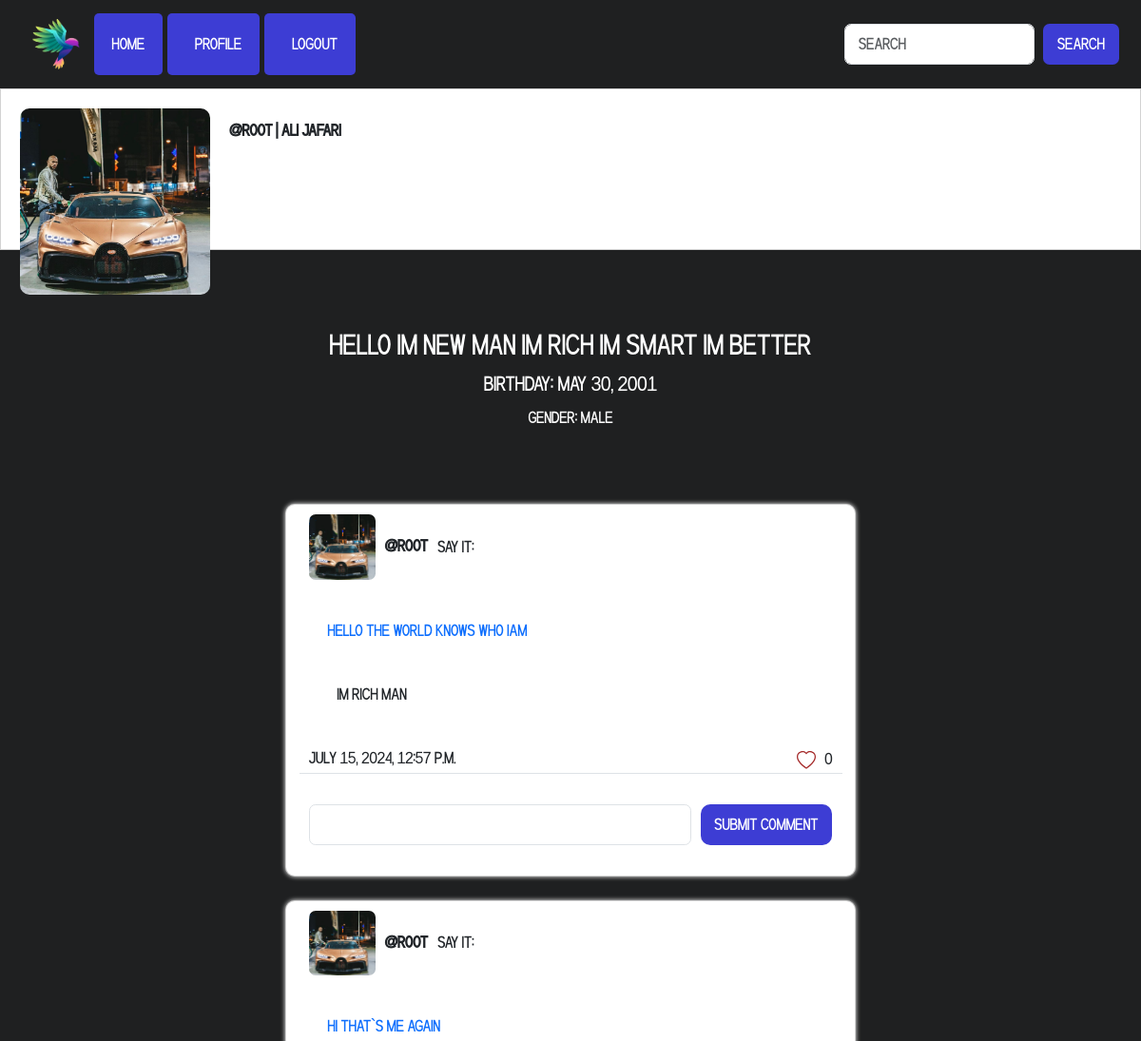
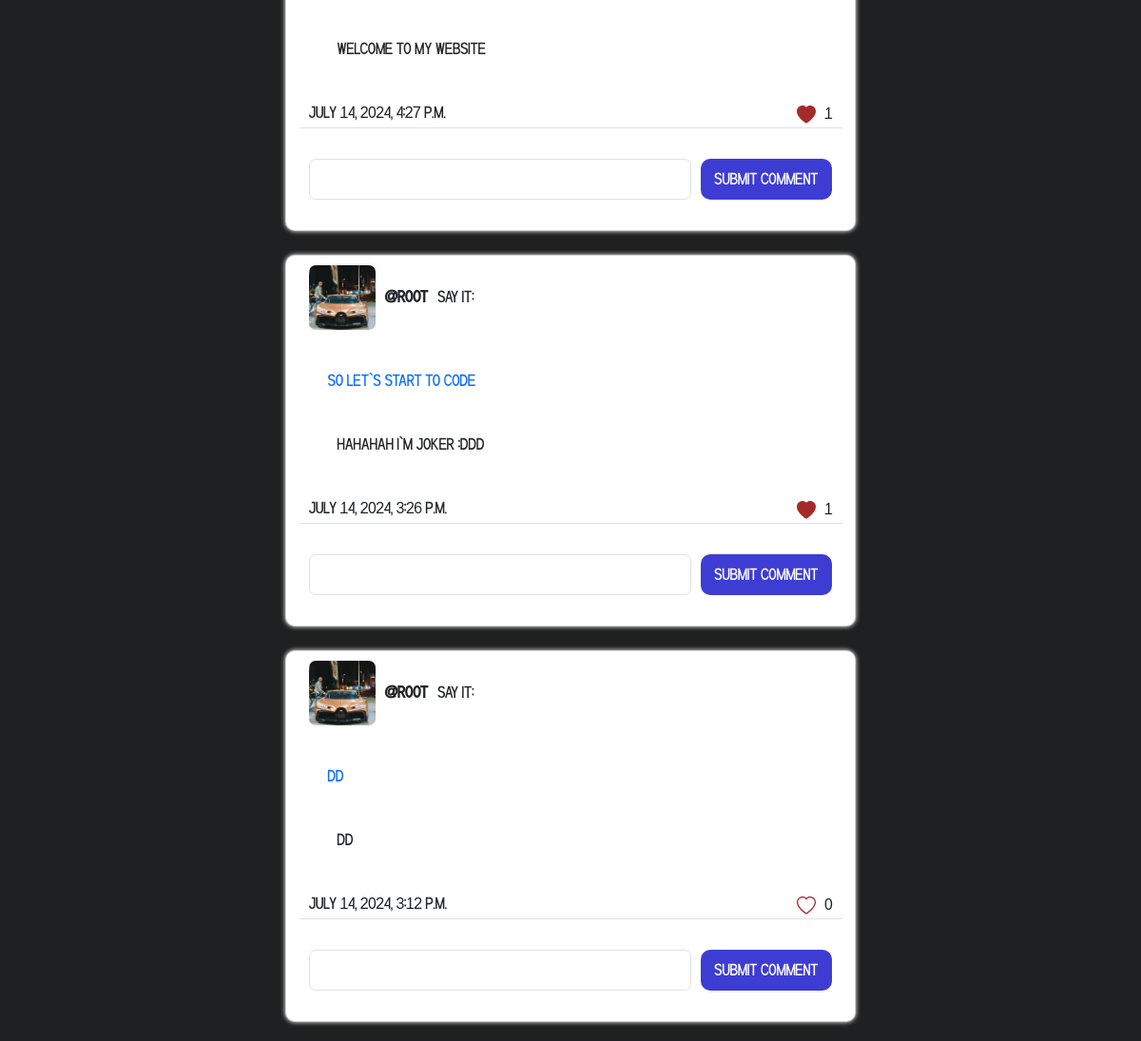
The app's page /account/profile/1/ (signed in) with its own data (2 pictures, top to bottom).
### Account/models.py (models this page shows)
class Profile(models.Model):
    user = models.OneToOneField(User,on_delete=models.CASCADE)
    first_name = models.CharField(max_length=300)
    last_name = models.CharField(max_length=300)
    picture = models.ImageField(upload_to="profile/pictures/",blank=True)
    desc = models.TextField()
    birthday = models.DateField()
    gender = models.CharField(max_length=6,choices=[("female","female"),("male","male")])
    universe = models.CharField(max_length=80)

### Index/models.py (models this page shows)
class Post(models.Model):
    user = models.ForeignKey(account_model.Profile,on_delete=models.CASCADE)
    title = models.CharField(max_length=500)
    desc = models.TextField()
    date = models.DateTimeField(auto_now_add=True)
    @property
    def like_count(self):
        return self.likes.count()

### Account/views.py (the view)
# urls.py: path("profile/<int:pk>/",views.profile_detail,name="profile_detail"),
@login_required
def profile_detail(request,pk):
    profile = Profile.objects.filter(user=request.user,pk=pk)
    posts = index_model.Post.objects.filter(user=request.user.profile).order_by('-date')
    liked_posts = []
    if request.user.is_authenticated:
            liked_posts = request.user.profile.like_set.values_list('post_id', flat=True)
    return render(request,'account/profile_detail.html',{
        "md":posts,
        "profile":profile,
        "liked_posts":liked_posts,
    })

### templates/account/profile_detail.html (shortened to what this page needs)
{% extends '../base.html' %}
{% block body %}
<div class="card" style="height: 170px; border-radius: 0;">
    <div class="img-name">
        {% if request.user.profile.picture %}
        <img src="{{request.user.profile.picture.url}}" alt="" style=" max-width: 200px; max-height: 400px; margin: 20px; border-radius: 10px; ">
        {% else %}
        <div class="name-circle" style="padding: 20px; border-radius: 10%; border: solid 1px rgb(61, 61, 212); width: 70px; margin: 10px; background-color: rgb(61, 61, 212);">
            <center><span style="color: white;">{{request.user.profile.user.username|slice:1}}</span></center>
          </div>
        {% endif %}
        <strong style="position: absolute; margin-top: 30px;">@{{request.user.profile.user.username}} | {{request.user.profile.first_name}} {{request.user.profile.last_name}}</strong>
    </div>
</div>
<br><br>
<br>
<h3 style="color: white; text-align: center;">{{request.user.profile.desc}}</h3>
<h5 style="color: white; text-align: center;">birthday: {{request.user.profile.birthday}}</h5>
<p style="color: white; text-align: center;">Gender: {{request.user.profile.gender}}</p>
<br><br>
<div class="container-fluid ">
    <div class="row " style="justify-content: center;">
{% for i in md %}
    <br>
      <div class="card col-md-6" style="margin: 5px; margin-bottom: 20px; box-shadow: 0 0 5px white; max-width: 600px; border-radius: 10px;">
        <div class="flex" style="display: flex;">
          {% if request.user.profile.picture %}
          <img src="{{request.user.profile.picture.url}}" style=" border-radius: 10%; width: 70px; margin: 10px;" alt="pic_profile">
          {% else %}
          <div class="name-circle" style="padding: 20px; border-radius: 10%; border: solid 1px rgb(61, 61, 212); width: 70px; margin: 10px; background-color: rgb(61, 61, 212);">
            <center><span style="color: white;">{{request.user.profile.user.username|slice:1}}</span></center>
          </div>
          {% endif %}
          <strong style="margin-top: 30px;">@{{request.user.profile.user.username}}</strong><span style="margin-left: 10px; margin-top: auto; margin-bottom: auto;">say it:</span>
        </div>
        <div class="texts">
          <p style="text-wrap:pretty; margin: 30px;" dir="auto">
            <a href="{% url 'detail_post' i.id %}" style="text-decoration: none;">{{i.title}}</a>
          </p>
          <p style="text-wrap:pretty; margin: 40px; " dir="auto">
            {{i.desc}}
          </p>
        </div>
        <div class="date-like">
          <span style="margin: 10px;">{{i.date}}</span>
            <span style="float:right; margin-right:10px;" class="like">
              <form method="post" action="{% url 'like_post' i.id %}">
                <button type="submit" style="border: none; background-color: white;">
                    {% if i.id in liked_posts %}
                        <svg xmlns="http://www.w3.org/2000/svg" width="20" height="20" fill="currentColor" style="color:brown;" class="bi bi-heart-fill" viewBox="0 0 16 16">
                            <path fill-rule="evenodd" d="M8 1.314C12.438-3.248 23.534 4.735 8 15-7.534 4.736 3.562-3.248 8 1.314"/>
                        </svg>
                    {% endif %}
                </button>
                <span>{{i.like_count}}</span>
            </form>
            </span>
        </div>
        <div class="border-top"></div><br>
        <center>
          <form action="{% url 'detail_post' i.id %}" method="get">
              <div class="comments" style="max-width: 550px; margin: 5px; display: flex; flex-direction: row;">
                  <input type="text" class="form-control" required="True">
                  <input type="submit" value="submit comment" style="margin-left: 10px; background-color: rgb(61, 61, 212); color: white; border-radius: 10px;" class="btn">
            </div>
          </form>
      </center>
        <br>
      </div>
    {% endfor %}
</div>
</div>
{% endblock %}

### records on screen
Post: user.profile.picture (picture), title "hello the world knows who iam", desc "im rich man", date "July 15, 2024, 12:57 p.m.", like_count "0"
Post: user.profile.picture (picture), title "hi that`s me again", desc "Welcome to my website", date "July 14, 2024, 4:27 p.m.", like_count "1"
Post: user.profile.picture (picture), title "so let`s Start to code", desc "hahahah i`m joker :DDD", date "July 14, 2024, 3:26 p.m.", like_count "1"
Post: user.profile.picture (picture), title "dd", desc "dd", date "July 14, 2024, 3:12 p.m.", like_count "0"

### other values on screen
{{ request.user.profile.user.username }} "root"
{{ request.user.profile.first_name }} "ali"
{{ request.user.profile.last_name }} "jafari"
{{ request.user.profile.desc }} "Hello im new man im rich im smart im better"
{{ request.user.profile.birthday }} "May 30, 2001"
{{ request.user.profile.gender }} "male"
